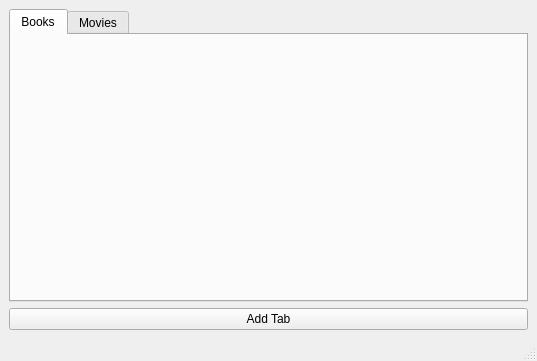
<?xml version="1.0" encoding="UTF-8"?>
<ui version="4.0">
 <class>MainWindow</class>
 <widget class="QMainWindow" name="MainWindow">
  <property name="geometry">
   <rect>
    <x>0</x>
    <y>0</y>
    <width>537</width>
    <height>361</height>
   </rect>
  </property>
  <property name="windowTitle">
   <string>MainWindow</string>
  </property>
  <widget class="QWidget" name="centralwidget">
   <layout class="QHBoxLayout" name="horizontalLayout">
    <item>
     <layout class="QVBoxLayout" name="verticalLayout">
      <item>
       <widget class="QTabWidget" name="tabWidget">
        <property name="tabShape">
         <enum>QTabWidget::Rounded</enum>
        </property>
        <property name="currentIndex">
         <number>0</number>
        </property>
        <property name="usesScrollButtons">
         <bool>false</bool>
        </property>
        <property name="documentMode">
         <bool>false</bool>
        </property>
        <property name="tabsClosable">
         <bool>false</bool>
        </property>
        <property name="movable">
         <bool>false</bool>
        </property>
        <property name="tabBarAutoHide">
         <bool>false</bool>
        </property>
        <widget class="QWidget" name="tab_1">
         <attribute name="title">
          <string>Books</string>
         </attribute>
        </widget>
        <widget class="QWidget" name="tab_2">
         <attribute name="title">
          <string>Movies</string>
         </attribute>
        </widget>
       </widget>
      </item>
      <item>
       <widget class="QPushButton" name="pushButton">
        <property name="text">
         <string>Add Tab</string>
        </property>
       </widget>
      </item>
     </layout>
    </item>
   </layout>
  </widget>
  <widget class="QMenuBar" name="menubar">
   <property name="geometry">
    <rect>
     <x>0</x>
     <y>0</y>
     <width>537</width>
     <height>22</height>
    </rect>
   </property>
  </widget>
  <widget class="QStatusBar" name="statusbar"/>
 </widget>
 <resources/>
 <connections/>
</ui>
